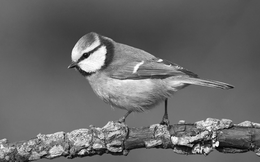
%> input picture em_segmentation/sample.png, 260 x 162 px, shrunk from 600 x 375 before the run
$ octave EM_Algorithm_AVP_A2.m   (GNU Octave 9; MATLAB toolbox functions it lacks are replaced by stand-ins)
%> lines starting %> are read from the running program, lines starting %| are printed output that depends on the picture; in (x1, y1, x2, y2) boxes, pixels count from 0 and x2, y2 are one past the last pixel; in counts of white or black regions, pixels touching at a corner belong together; the program's own positions count from 1; long printed decimals are rounded
clear all; clc;

% load the input image
x = imread('sample.png');
%> x is the input picture: size 162x260x3 uint8; min 0, max 255, mean 105.3

%Define Parameters
K = 3;  % # of color clusters
nPixels = size(x,1)*size(x,2);    % # of pixels
%> nPixels = 42120
maxIterations = 3; %maximum number of iterations allowed for EM algorithm.
nColors = 3;
e = 2.17;

%reshape the image into a single vector of pixels for easier loops
pixels = reshape(x,nPixels,nColors,1);
pixels = double(pixels);

% initialize probs vector and mu mat
probs = ones(1,K);
mu = ones(1,K);

% declare mu input values
for j = 1:K
    if(mod(j,2)==1)
        increment = normrnd(0,.0001);
    end
    for k = 1:nColors
        if(mod(j,2)==1)
            mu(j,k) = mean(pixels(:,k)) + increment;
        else
            mu(j,k) = mean(pixels(:,k)) - increment;
        end
        if(mu(j,k) < 0)
            mu(j,k) = 0;
        end
    end
end
%> after the loop, increment = 7.64e-05; mu = [105.3 105.3 105.3; 105.3 105.3 105.3; 105.3 105.3 105.3]

last_mu = mu;
%> last_mu has the same summary as mu
last_probs = probs;

for iteration = 1:maxIterations

    disp('iteration: ');
    disp(iteration);

   % E-Step

    % Weights that describe the likelihood that probsxel "i" belongs to a color cluster "j"
    w = ones(nPixels,K);  % temporarily reinitialize all weights to 1, before they are recomputed

    for i = 1:nPixels
        % Calculate Ajs
        logAjVec = zeros(1,K);
        for j = 1:K
            logAjVec(j) = log(probs(j)) - .5*((pixels(i,1)-mu(j,:))*((pixels(i,1)-mu(j,:)))');
        end

        % the max of the three classes for every pixel
        [logAmax,ind] = max(logAjVec(:));

        % Calculate the third term from the final eqn in the above link
        thirdTerm = 0;
        for l = 1:K
            thirdTerm = thirdTerm + exp(logAjVec(l)-logAmax);
        end

        % Calculate weights(i,j)
        for j = 1:K
            logY = logAjVec(j) - logAmax - log(thirdTerm);
            w(i,j) = exp(logY);
        end
    end

    % M-Step

    % temporarily reinitialize mu and probs to 0, before they are recomputed
    mu = zeros(K,nColors);
    probs = zeros(K,1);

    % new probs and meus
    for j = 1:K

        denominatorSum = 0;
        for i = 1:nPixels
            mu(j,:) = mu(j,:) + pixels(i,:).*w(i,j);
            denominatorSum = denominatorSum + w(i,j);
        end

        % Update mu
        mu(j,:) =  mu(j,:) ./ denominatorSum;

        % Update probs
        probs(j) = sum(w(:,j)) / nPixels;
    end

    disp('The new probabilites for each class: ');
    disp(probs');

    muDiffSq = sum(sum((mu - last_mu).^2));
    probsDiffSq = sum(sum((probs - last_probs).^2));

    if (muDiffSq < e && probsDiffSq < e)
        disp('Convergence criteria met at iteration: ');
        disp(iteration);
        break;
    end

    last_mu = mu;
    last_probs = probs;

    % draw the segmented image using the mean of the color cluster such as the
    % pixel value for all pixels in that cluster.

    segpixels = pixels;
    cluster = 0;
    for i = 1:nPixels
        cluster = find(w(i,:) == max(w(i,:)));
        segpixels(i,:) = (mu(cluster,:));
    end

    segpixels = reshape(segpixels,size(x,1),size(x,2),nColors);
    segpixels = segpixels ./255; %normalize each pixel value
    imwrite(segpixels, 'segmented_img.png');

end
%> this loop made 3 passes
%> (muDiffSq, probsDiffSq, last_mu, last_probs) on passes 1 to 3: (1.76, 4, [104.7 104.7 104.7; 105.7 105.7 105.7; 105.5 105.5 105.5], [0.333; 0.333; 0.333]), (4581.9, 0.157, [82.09 82.09 82.09; 137.6 137.6 137.6; 107.1 107.1 107.1], [0.568; 0.408; 0.0238]), (3101.9, 0.196, [77.02 77.02 77.02; 169.3 169.3 169.3; 108.2 108.2 108.2], [0.442; 0.178; 0.38])
%|    0.3334   0.3333   0.3333
%|    0.5685   0.4077   0.02379
%|    0.4419   0.1781   0.3800
%> pass 1, `segpixels = reshape(segpixels,size(x,1),size(x,2),nColors);`:
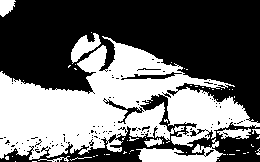
%> segpixels: size 162x260x3 double; values 104.7 (black) and 105.7 (white), 42.3% white; 62 white regions (53 under 20 px), largest, box (x1, y1, x2, y2) and area: (0, 36, 260, 160) 15647, (136, 138, 226, 162) 978, (71, 33, 101, 64) 419
%> after the loop:
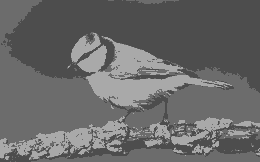
%> segpixels: size 162x260x3 double; min 0.302, max 0.664, mean 0.413
%> after the loop, logAjVec = [-290.6 -2591.3 -188.5]; mu = [77.02 77.02 77.02; 169.3 169.3 169.3; 108.2 108.2 108.2]; probs = [0.442; 0.178; 0.38]

disp('The segmented image is saved at the path of this file.');
